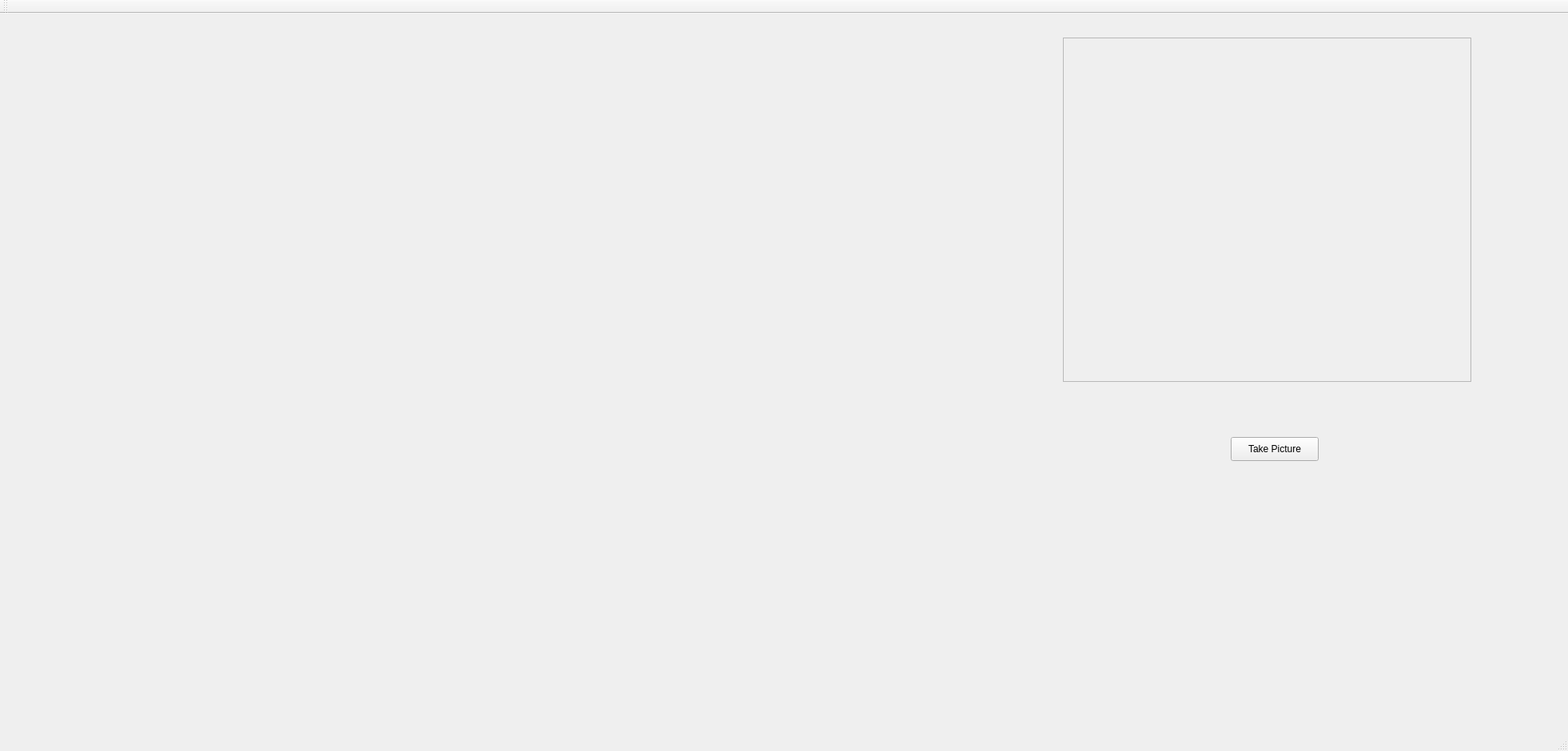
<?xml version="1.0" encoding="UTF-8"?>
<ui version="4.0">
 <class>MainWindow</class>
 <widget class="QMainWindow" name="MainWindow">
  <property name="geometry">
   <rect>
    <x>0</x>
    <y>0</y>
    <width>1962</width>
    <height>940</height>
   </rect>
  </property>
  <property name="windowTitle">
   <string>MainWindow</string>
  </property>
  <widget class="QWidget" name="centralWidget">
   <widget class="QCameraViewfinder" name="ShowCamera1" native="true">
    <property name="geometry">
     <rect>
      <x>29</x>
      <y>-1</y>
      <width>1280</width>
      <height>720</height>
     </rect>
    </property>
    <property name="maximumSize">
     <size>
      <width>1280</width>
      <height>720</height>
     </size>
    </property>
   </widget>
   <widget class="QFrame" name="frame">
    <property name="geometry">
     <rect>
      <x>1330</x>
      <y>30</y>
      <width>511</width>
      <height>431</height>
     </rect>
    </property>
    <property name="frameShape">
     <enum>QFrame::StyledPanel</enum>
    </property>
    <property name="frameShadow">
     <enum>QFrame::Raised</enum>
    </property>
   </widget>
   <widget class="QPushButton" name="btn_take_pic">
    <property name="geometry">
     <rect>
      <x>1540</x>
      <y>530</y>
      <width>110</width>
      <height>30</height>
     </rect>
    </property>
    <property name="text">
     <string>Take Picture</string>
    </property>
   </widget>
  </widget>
  <widget class="QMenuBar" name="menuBar">
   <property name="geometry">
    <rect>
     <x>0</x>
     <y>0</y>
     <width>1962</width>
     <height>28</height>
    </rect>
   </property>
  </widget>
  <widget class="QToolBar" name="mainToolBar">
   <attribute name="toolBarArea">
    <enum>TopToolBarArea</enum>
   </attribute>
   <attribute name="toolBarBreak">
    <bool>false</bool>
   </attribute>
  </widget>
  <widget class="QStatusBar" name="statusBar"/>
 </widget>
 <layoutdefault spacing="6" margin="11"/>
 <customwidgets>
  <customwidget>
   <class>QCameraViewfinder</class>
   <extends>QWidget</extends>
   <header>qcameraviewfinder.h</header>
   <container>1</container>
  </customwidget>
 </customwidgets>
 <resources/>
 <connections/>
</ui>
